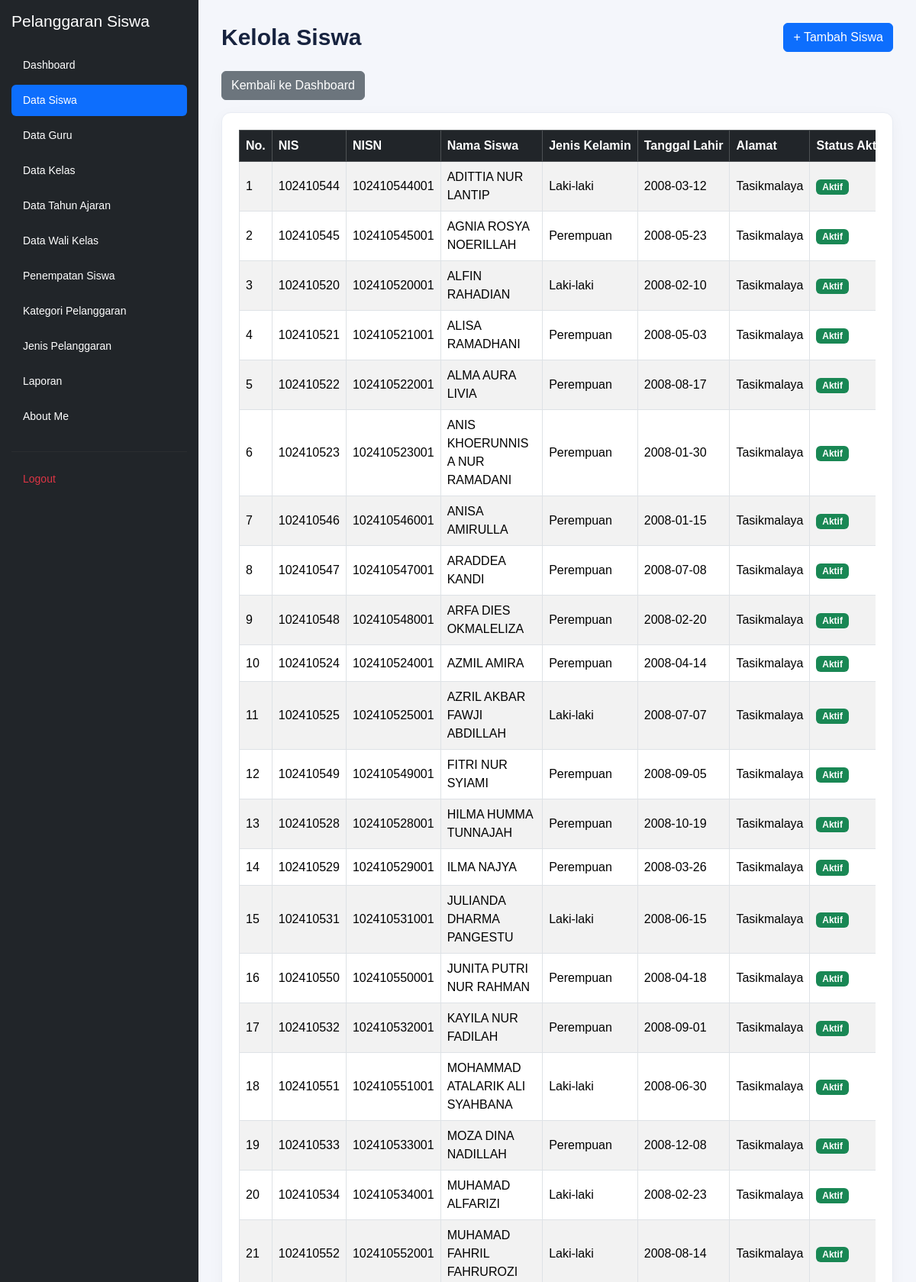
Screenshot of /kelola_siswa.php (signed in, upper part) with the database file from the repository.
### tables this page shows
CREATE TABLE `t_siswa` (
  `id` int(11) NOT NULL,
  `nis` varchar(30) DEFAULT NULL,
  `nisn` varchar(20) NOT NULL,
  `nama` varchar(150) DEFAULT NULL,
  `jenis_kelamin` char(1) NOT NULL,
  `tanggal_lahir` date NOT NULL,
  `alamat` text NOT NULL,
  `status_aktif` tinyint(1) NOT NULL,
  `created_at` timestamp NOT NULL DEFAULT current_timestamp(),
  `updated_at` timestamp NOT NULL DEFAULT current_timestamp()
);

### kelola_siswa.php (the view, shortened to what this page needs)
<?php
include 'config/koneksi.php';
$sql = "SELECT * FROM t_siswa ORDER BY nama ASC";
$hasil = mysqli_query($koneksi, $sql);
?>
<!DOCTYPE html>
<html lang="id">
<head>
    <link href="https://cdn.jsdelivr.net/npm/bootstrap@5.3.8/dist/css/bootstrap.min.css"
          rel="stylesheet">
    <link href="https://cdn.datatables.net/2.3.4/css/dataTables.bootstrap5.min.css"
          rel="stylesheet">
    <link rel="stylesheet" href="layout/style.css">
</head>
<body>
<div class="app-layout">
    <?php include 'layout/sidebar.php'; ?>
    <main class="content-area">
        <div class="page-header">
            <h1 class="page-title">Kelola Siswa</h1>
            <a href="tambah_siswa.php" class="btn btn-primary">
                + Tambah Siswa
            </a>
        </div>
        <div class="mb-3">
            <a href="dashboard.php" class="btn btn-secondary">
                Kembali ke Dashboard
            </a>
        </div>
        <div class="card table-card">
            <div class="card-body">
                <div class="table-responsive">
                    <table id="tabelSiswa"
                           class="table table-striped table-bordered table-hover align-middle">
                        <thead class="table-dark">
                            <tr>
                                <th>No.</th>
                                <th>NIS</th>
                                <th>NISN</th>
                                <th>Nama Siswa</th>
                                <th>Jenis Kelamin</th>
                                <th>Tanggal Lahir</th>
                                <th>Alamat</th>
                                <th>Status Aktif</th>
                            </tr>
                        </thead>
                        <tbody>
                            <?php
                            $no = 1;
                            while ($row = mysqli_fetch_assoc($hasil)) {
                            ?>
                            <tr>
                                <td><?= $no++ ?></td>
                                <td>
                                    <?= htmlspecialchars($row['nis'] ?? '') ?>
                                </td>
                                <td>
                                    <?= htmlspecialchars($row['nisn'] ?? '') ?>
                                </td>
                                <td>
                                    <?= htmlspecialchars($row['nama'] ?? '') ?>
                                </td>
                                <td>
                                    <?php
                                    if (($row['jenis_kelamin'] ?? '') === 'L') {
                                        echo 'Laki-laki';
                                    } elseif (($row['jenis_kelamin'] ?? '') === 'P') {
                                        echo 'Perempuan';
                                    } else {
                                        echo '-';
                                    }
                                    ?>
                                </td>
                                <td>
                                    <?= htmlspecialchars($row['tanggal_lahir'] ?? '') ?>
                                </td>
                                <td>
                                    <?= htmlspecialchars($row['alamat'] ?? '') ?>
                                </td>
                                <td>
                                    <?php if (($row['status_aktif'] ?? 0) == 1) { ?>
                                        <span class="badge bg-success">Aktif</span>
                                    <?php } else { ?>
                                        <span class="badge bg-secondary">Tidak Aktif</span>
                                    <?php } ?>
                                </td>
                            </tr>
                            <?php } ?>
                        </tbody>
                    </table>
                </div>
            </div>
        </div>
    </main>
</div>
</body>
</html>

### layout/style.css (style rules this page uses)
:root { --primary: #3659d9; --navy: #17233f; --background: #f4f6fb; --text-muted: #778198; --border: #e8ecf4; }
* { box-sizing: border-box; }
body { margin: 0; font-family: 'Poppins', sans-serif; background: var(--background); color: var(--navy); }
.page-header { margin-bottom: 28px; }
.page-title { font-size: 27px; font-weight: 700; margin-top: 7px; }

### kelola_siswa.php (style rules this page uses)
.app-layout { display: flex; align-items: stretch; width: 100%; min-height: 100vh; }
.content-area { flex: 1 1 0; min-width: 0; padding: 30px; background: #f4f6fb; }
.page-header { display: flex; justify-content: space-between; align-items: center; flex-wrap: wrap; gap: 15px; margin-bottom: 25px; }
.page-title { margin: 0; font-size: 30px; font-weight: 700; color: #17233f; }
.table-card { width: 100%; max-width: 100%; border: 1px solid #e8ecf4; border-radius: 12px; background: #fff; box-shadow: 0 5px 20px rgba(23, 35, 63, 0.04); }
.table-card .card-body { min-width: 0; padding: 22px; }
.table-responsive { width: 100%; }
#tabelSiswa { width: 100% !important; }
#tabelSiswa th { vertical-align: middle; white-space: nowrap; }
#tabelSiswa td { vertical-align: middle; }

### rows the page displays
t_siswa: nis "102410544", nisn "102410544001", nama "ADITTIA NUR LANTIP", jenis_kelamin "Laki-laki", tanggal_lahir "2008-03-12", alamat "Tasikmalaya", status_aktif "Aktif"
t_siswa: nis "102410545", nisn "102410545001", nama "AGNIA ROSYA NOERILLAH", jenis_kelamin "Perempuan", tanggal_lahir "2008-05-23", alamat "Tasikmalaya", status_aktif "Aktif"
t_siswa: nis "102410520", nisn "102410520001", nama "ALFIN RAHADIAN", jenis_kelamin "Laki-laki", tanggal_lahir "2008-02-10", alamat "Tasikmalaya", status_aktif "Aktif"
t_siswa: nis "102410521", nisn "102410521001", nama "ALISA RAMADHANI", jenis_kelamin "Perempuan", tanggal_lahir "2008-05-03", alamat "Tasikmalaya", status_aktif "Aktif"
t_siswa: nis "102410522", nisn "102410522001", nama "ALMA AURA LIVIA", jenis_kelamin "Perempuan", tanggal_lahir "2008-08-17", alamat "Tasikmalaya", status_aktif "Aktif"
t_siswa: nis "102410523", nisn "102410523001", nama "ANIS KHOERUNNISA NUR RAMADANI", jenis_kelamin "Perempuan", tanggal_lahir "2008-01-30", alamat "Tasikmalaya", status_aktif "Aktif"
t_siswa: nis "102410546", nisn "102410546001", nama "ANISA AMIRULLA", jenis_kelamin "Perempuan", tanggal_lahir "2008-01-15", alamat "Tasikmalaya", status_aktif "Aktif"
t_siswa: nis "102410547", nisn "102410547001", nama "ARADDEA KANDI", jenis_kelamin "Perempuan", tanggal_lahir "2008-07-08", alamat "Tasikmalaya", status_aktif "Aktif"
t_siswa: nis "102410548", nisn "102410548001", nama "ARFA DIES OKMALELIZA", jenis_kelamin "Perempuan", tanggal_lahir "2008-02-20", alamat "Tasikmalaya", status_aktif "Aktif"
t_siswa: nis "102410524", nisn "102410524001", nama "AZMIL AMIRA", jenis_kelamin "Perempuan", tanggal_lahir "2008-04-14", alamat "Tasikmalaya", status_aktif "Aktif"
t_siswa: nis "102410525", nisn "102410525001", nama "AZRIL AKBAR FAWJI ABDILLAH", jenis_kelamin "Laki-laki", tanggal_lahir "2008-07-07", alamat "Tasikmalaya", status_aktif "Aktif"
t_siswa: nis "102410549", nisn "102410549001", nama "FITRI NUR SYIAMI", jenis_kelamin "Perempuan", tanggal_lahir "2008-09-05", alamat "Tasikmalaya", status_aktif "Aktif"
t_siswa: nis "102410528", nisn "102410528001", nama "HILMA HUMMA TUNNAJAH", jenis_kelamin "Perempuan", tanggal_lahir "2008-10-19", alamat "Tasikmalaya", status_aktif "Aktif"
t_siswa: nis "102410529", nisn "102410529001", nama "ILMA NAJYA", jenis_kelamin "Perempuan", tanggal_lahir "2008-03-26", alamat "Tasikmalaya", status_aktif "Aktif"
t_siswa: nis "102410531", nisn "102410531001", nama "JULIANDA DHARMA PANGESTU", jenis_kelamin "Laki-laki", tanggal_lahir "2008-06-15", alamat "Tasikmalaya", status_aktif "Aktif"
t_siswa: nis "102410550", nisn "102410550001", nama "JUNITA PUTRI NUR RAHMAN", jenis_kelamin "Perempuan", tanggal_lahir "2008-04-18", alamat "Tasikmalaya", status_aktif "Aktif"
t_siswa: nis "102410532", nisn "102410532001", nama "KAYILA NUR FADILAH", jenis_kelamin "Perempuan", tanggal_lahir "2008-09-01", alamat "Tasikmalaya", status_aktif "Aktif"
t_siswa: nis "102410551", nisn "102410551001", nama "MOHAMMAD ATALARIK ALI SYAHBANA", jenis_kelamin "Laki-laki", tanggal_lahir "2008-06-30", alamat "Tasikmalaya", status_aktif "Aktif"
t_siswa: nis "102410533", nisn "102410533001", nama "MOZA DINA NADILLAH", jenis_kelamin "Perempuan", tanggal_lahir "2008-12-08", alamat "Tasikmalaya", status_aktif "Aktif"
t_siswa: nis "102410534", nisn "102410534001", nama "MUHAMAD ALFARIZI", jenis_kelamin "Laki-laki", tanggal_lahir "2008-02-23", alamat "Tasikmalaya", status_aktif "Aktif"
t_siswa: nis "102410552", nisn "102410552001", nama "MUHAMAD FAHRIL FAHRUROZI", jenis_kelamin "Laki-laki", tanggal_lahir "2008-08-14", alamat "Tasikmalaya", status_aktif "Aktif"
